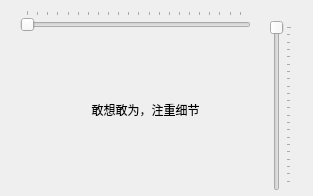
<?xml version="1.0" encoding="UTF-8"?>
<ui version="4.0">
 <class>MainWindow</class>
 <widget class="QMainWindow" name="MainWindow">
  <property name="geometry">
   <rect>
    <x>0</x>
    <y>0</y>
    <width>313</width>
    <height>196</height>
   </rect>
  </property>
  <property name="windowTitle">
   <string>MainWindow</string>
  </property>
  <widget class="QWidget" name="centralwidget">
   <widget class="QSlider" name="horizontalSlider">
    <property name="geometry">
     <rect>
      <x>20</x>
      <y>10</y>
      <width>231</width>
      <height>22</height>
     </rect>
    </property>
    <property name="sizePolicy">
     <sizepolicy hsizetype="Expanding" vsizetype="Fixed">
      <horstretch>0</horstretch>
      <verstretch>0</verstretch>
     </sizepolicy>
    </property>
    <property name="minimum">
     <number>8</number>
    </property>
    <property name="maximum">
     <number>72</number>
    </property>
    <property name="singleStep">
     <number>1</number>
    </property>
    <property name="pageStep">
     <number>1</number>
    </property>
    <property name="value">
     <number>8</number>
    </property>
    <property name="orientation">
     <enum>Qt::Horizontal</enum>
    </property>
    <property name="invertedAppearance">
     <bool>false</bool>
    </property>
    <property name="tickPosition">
     <enum>QSlider::TicksAbove</enum>
    </property>
    <property name="tickInterval">
     <number>3</number>
    </property>
   </widget>
   <widget class="QSlider" name="verticalSlider">
    <property name="geometry">
     <rect>
      <x>270</x>
      <y>20</y>
      <width>22</width>
      <height>171</height>
     </rect>
    </property>
    <property name="minimum">
     <number>8</number>
    </property>
    <property name="maximum">
     <number>72</number>
    </property>
    <property name="orientation">
     <enum>Qt::Vertical</enum>
    </property>
    <property name="invertedAppearance">
     <bool>true</bool>
    </property>
    <property name="tickPosition">
     <enum>QSlider::TicksBelow</enum>
    </property>
    <property name="tickInterval">
     <number>3</number>
    </property>
   </widget>
   <widget class="QWidget" name="horizontalLayoutWidget">
    <property name="geometry">
     <rect>
      <x>20</x>
      <y>70</y>
      <width>251</width>
      <height>80</height>
     </rect>
    </property>
    <layout class="QHBoxLayout" name="horizontalLayout">
     <property name="sizeConstraint">
      <enum>QLayout::SetMinAndMaxSize</enum>
     </property>
     <item>
      <widget class="QLabel" name="label">
       <property name="text">
        <string>敢想敢为，注重细节</string>
       </property>
       <property name="alignment">
        <set>Qt::AlignCenter</set>
       </property>
      </widget>
     </item>
    </layout>
   </widget>
  </widget>
 </widget>
 <resources/>
 <connections/>
</ui>
